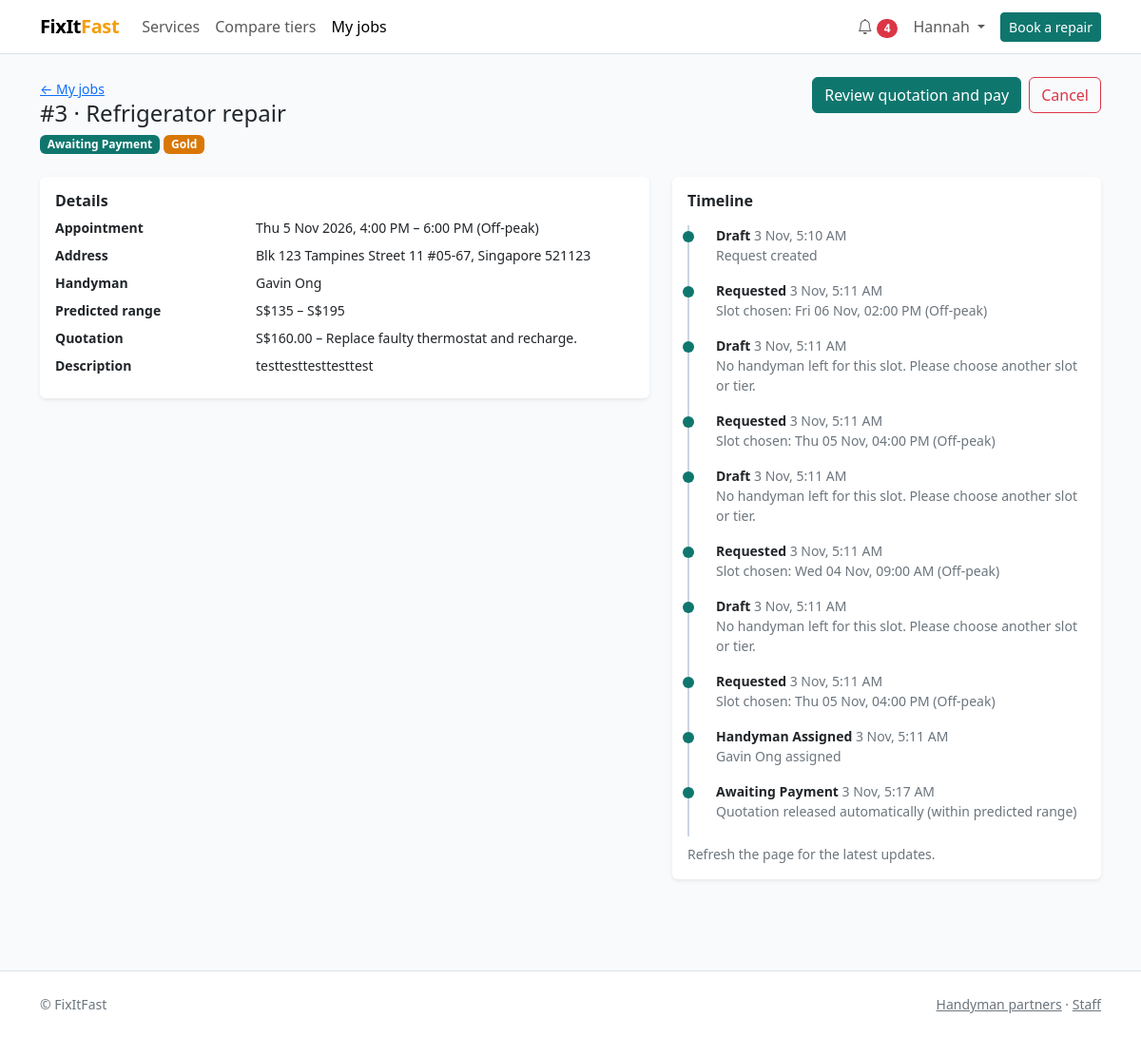
The app's page /jobs/3/ (signed in) with its own data.
### accounts/models.py (models this page shows, shortened)
class User(AbstractUser):
    class Role(models.TextChoices):
        HOMEOWNER = 'HOMEOWNER', 'Homeowner'
        HANDYMAN = 'HANDYMAN', 'Handyman'
        EMPLOYEE = 'EMPLOYEE', 'Employee'
        MANAGER = 'MANAGER', 'Manager'
    email = models.EmailField(unique=True)
    mobile = models.CharField(max_length=20, blank=True)
    role = models.CharField(max_length=10, choices=Role.choices, default=Role.HOMEOWNER)
    is_deactivated = models.BooleanField(default=False)
    deactivation_reason = models.TextField(blank=True)

class Address(models.Model):
    homeowner = models.ForeignKey(User, on_delete=models.CASCADE, related_name='addresses')
    label = models.CharField(max_length=50, help_text='e.g. Home, Mum\'s flat')
    street = models.CharField(max_length=200)
    unit = models.CharField(max_length=20, blank=True)
    postal_code = models.CharField(max_length=6)
    planning_region = models.CharField(max_length=10, choices=PlanningRegion.choices)
    is_default = models.BooleanField(default=False)
    class Meta:
        verbose_name_plural = 'addresses'
    def __str__(self):
        unit = f' {self.unit}' if self.unit else ''
        return f'{self.street}{unit}, Singapore {self.postal_code}'

### jobs/models.py (models this page shows, shortened)
class Job(models.Model):
    class Status(models.TextChoices):
        DRAFT = 'DRAFT', 'Draft'
        REQUESTED = 'REQUESTED', 'Requested'
        HANDYMAN_ASSIGNED = 'ASSIGNED', 'Handyman Assigned'
        QUOTATION_PENDING = 'QUOTE_PENDING', 'Quotation Pending'
        QUOTATION_UNDER_REVIEW = 'QUOTE_REVIEW', 'Quotation Under Review'
        AWAITING_PAYMENT = 'AWAITING_PAYMENT', 'Awaiting Payment'
        SCHEDULED = 'SCHEDULED', 'Scheduled'
        ON_THE_WAY = 'ON_THE_WAY', 'On the Way'
        IN_PROGRESS = 'IN_PROGRESS', 'In Progress'
        COMPLETED = 'COMPLETED', 'Completed'
        CANCELLED = 'CANCELLED', 'Cancelled'
        DECLINED = 'DECLINED', 'Declined'
    homeowner = models.ForeignKey(User, on_delete=models.PROTECT, related_name='jobs')
    job_type = models.ForeignKey(JobType, on_delete=models.PROTECT, related_name='jobs')
    address = models.ForeignKey(Address, on_delete=models.PROTECT, related_name='jobs')
    description = models.TextField()
    tier = models.CharField(max_length=10, choices=Tier.choices, blank=True)
    status = models.CharField(max_length=16, choices=Status.choices, default=Status.DRAFT)
    slot_start = models.DateTimeField(null=True, blank=True)
    slot_end = models.DateTimeField(null=True, blank=True)
    timing_band = models.CharField(max_length=10, choices=TimingBand.choices, blank=True)
    planning_region = models.CharField(max_length=10, choices=PlanningRegion.choices, blank=True)
    price_p10 = models.DecimalField(max_digits=8, decimal_places=2, null=True, blank=True)
    price_p50 = models.DecimalField(max_digits=8, decimal_places=2, null=True, blank=True)
    price_p90 = models.DecimalField(max_digits=8, decimal_places=2, null=True, blank=True)
    model_version = models.CharField(max_length=30, blank=True)
    handyman = models.ForeignKey(
        HandymanProfile, on_delete=models.PROTECT, null=True, blank=True, related_name='jobs')
    quote_deadline = models.DateTimeField(null=True, blank=True)
    service_fee_waived = models.BooleanField(default=False)
    created_at = models.DateTimeField(auto_now_add=True)
    requested_at = models.DateTimeField(null=True, blank=True)
    matched_at = models.DateTimeField(null=True, blank=True)    # launch measure: matched within 24h
    completed_at = models.DateTimeField(null=True, blank=True)  # handyman marked Completed
    confirmed_at = models.DateTimeField(null=True, blank=True)  # homeowner confirmed; warranty starts
    warranty_ends_at = models.DateTimeField(null=True, blank=True)
    cancellation_reason = models.TextField(blank=True)
    problem_note = models.TextField(blank=True)
    class Meta:
        ordering = ['-created_at']
    ACTIVE_STATUSES = [
        Status.HANDYMAN_ASSIGNED, Status.QUOTATION_PENDING, Status.QUOTATION_UNDER_REVIEW,
        Status.AWAITING_PAYMENT, Status.SCHEDULED, Status.ON_THE_WAY, Status.IN_PROGRESS,
    ]
    CLOSED_STATUSES = [Status.COMPLETED, Status.CANCELLED, Status.DECLINED]
    @property
    def is_paid(self):
        return self.ledger.filter(entry_type=LedgerEntry.EntryType.QUOTATION_HELD).exists()
    @property
    def can_cancel(self):
        return self.status not in self.CLOSED_STATUSES + [
            self.Status.IN_PROGRESS, self.Status.DRAFT]
    @property
    def accepted_quotation(self):
        return self.quotations.filter(status=Quotation.Status.ACCEPTED).first()
    @property
    def released_quotation(self):
        return self.quotations.filter(status=Quotation.Status.RELEASED).first()
    @property
    def warranty_active(self):
        from django.utils import timezone
        return bool(self.warranty_ends_at and timezone.now() <= self.warranty_ends_at)

class Quotation(models.Model):
    class Status(models.TextChoices):
        UNDER_REVIEW = 'UNDER_REVIEW', 'Under review'
        RETURNED = 'RETURNED', 'Returned to handyman'
        RELEASED = 'RELEASED', 'Released to homeowner'
        ACCEPTED = 'ACCEPTED', 'Accepted and paid'
        REJECTED = 'REJECTED', 'Rejected by homeowner'
    job = models.ForeignKey(Job, on_delete=models.CASCADE, related_name='quotations')
    handyman = models.ForeignKey(HandymanProfile, on_delete=models.PROTECT, related_name='quotations')
    amount = models.DecimalField(max_digits=8, decimal_places=2)
    work_description = models.TextField()
    justification = models.TextField(blank=True, help_text='Required when outside the predicted range')
    status = models.CharField(max_length=12, choices=Status.choices)
    auto_released = models.BooleanField(default=False)
    reviewed_by = models.ForeignKey(User, on_delete=models.SET_NULL, null=True, blank=True, related_name='+')
    reviewed_at = models.DateTimeField(null=True, blank=True)
    review_note = models.TextField(blank=True)
    created_at = models.DateTimeField(auto_now_add=True)
    class Meta:
        ordering = ['-created_at']

class JobStatusEvent(models.Model):
    job = models.ForeignKey(Job, on_delete=models.CASCADE, related_name='events')
    status = models.CharField(max_length=16, choices=Job.Status.choices)
    note = models.CharField(max_length=255, blank=True)
    actor = models.ForeignKey(User, on_delete=models.SET_NULL, null=True, blank=True, related_name='+')
    created_at = models.DateTimeField(auto_now_add=True)
    class Meta:
        ordering = ['created_at']

### catalogue/models.py (models this page shows, shortened)
class JobType(models.Model):
    category = models.ForeignKey(Category, on_delete=models.PROTECT, related_name='job_types')
    name = models.CharField(max_length=100, unique=True)
    description = models.TextField(blank=True)
    min_tier = models.CharField(max_length=10, choices=Tier.choices, default=Tier.STANDARD)
    licence_required = models.BooleanField(default=False)
    is_active = models.BooleanField(default=False)
    class Meta:
        ordering = ['category__name', 'name']
    def __str__(self):
        return self.name

### handymen/models.py (models this page shows, shortened)
class HandymanProfile(models.Model):
    class ApplicationStatus(models.TextChoices):
        PENDING = 'PENDING', 'Pending'
        APPROVED = 'APPROVED', 'Approved'
        REJECTED = 'REJECTED', 'Rejected'
    user = models.OneToOneField(settings.AUTH_USER_MODEL, on_delete=models.CASCADE, related_name='handyman')
    photo = models.ImageField(upload_to='handymen/photos/', blank=True)
    bio = models.TextField(blank=True)
    years_experience = models.PositiveSmallIntegerField(default=0)
    job_types = models.ManyToManyField(JobType, related_name='handymen', blank=True)
    tier = models.CharField(max_length=10, choices=Tier.choices, default=Tier.STANDARD)
    application_status = models.CharField(
        max_length=10, choices=ApplicationStatus.choices, default=ApplicationStatus.PENDING)
    rejection_reason = models.TextField(blank=True)
    approved_at = models.DateTimeField(null=True, blank=True)
    approved_by = models.ForeignKey(
        settings.AUTH_USER_MODEL, on_delete=models.SET_NULL, null=True, blank=True, related_name='+')
    is_suspended = models.BooleanField(default=False)
    suspension_reason = models.TextField(blank=True)
    created_at = models.DateTimeField(auto_now_add=True)

### storefront/views.py (the view)
# urls.py: path('jobs/<int:pk>/', views.job_detail, name='job_detail'),
@homeowner_required
def job_detail(request, pk):
    job = get_object_or_404(Job.objects.select_related('job_type', 'handyman__user', 'address'),
                            pk=pk, homeowner=request.user)
    return render(request, 'storefront/job_detail.html', {
        'job': job,
        'events': job.events.all(),
        'photos': job.photos.all(),
        'parts': job.parts.all(),
        'quote': job.accepted_quotation or job.released_quotation,
        'claims': job.claims.all(),
        'summary': services.payment_summary(job),
        'can_claim': services.can_claim(job),
        'pending_parts': job.parts.filter(homeowner_decision=PartLine.HomeownerDecision.PENDING),
        'continue_booking': job.status in (Status.DRAFT, Status.REQUESTED, Status.AWAITING_PAYMENT),
    })

### storefront/templates/storefront/job_detail.html (shortened to what this page needs)
{% extends 'storefront/base.html' %}
{% load fixitfast %}
{% block content %}
<div class="d-flex flex-wrap justify-content-between align-items-start gap-2 mb-4">
  <div>
    <a class="small" href="{% url 'storefront:jobs' %}">&larr; My jobs</a>
    <h1 class="h4 mb-1">#{{ job.pk }} · {{ job.job_type }}</h1>
    <div>{% status_badge job.status job.get_status_display %} {% tier_badge job.tier %}</div>
  </div>
  <div class="d-flex gap-2 flex-wrap">
    {% if continue_booking %}<a class="btn btn-primary" href="{% if job.status == 'AWAITING_PAYMENT' %}{% url 'storefront:quotation' job.pk %}{% elif job.status == 'REQUESTED' %}{% url 'storefront:recommendation' job.pk %}{% elif job.tier %}{% url 'storefront:choose_slot' job.pk %}{% else %}{% url 'storefront:choose_tier' job.pk %}{% endif %}">{% if job.status == 'AWAITING_PAYMENT' %}Review quotation and pay{% else %}Continue booking{% endif %}</a>{% endif %}
    {% if job.can_cancel or job.status == 'DRAFT' %}<a class="btn btn-outline-danger" href="{% url 'storefront:cancel_job' job.pk %}">Cancel</a>{% endif %}
  </div>
</div>
<div class="row g-4">
  <div class="col-lg-7">
    <div class="card border-0 shadow-sm mb-4"><div class="card-body">
      <h2 class="h6 fw-semibold">Details</h2>
      <dl class="row small mb-0">
        <dt class="col-sm-4">Appointment</dt>
        <dd class="col-sm-8">{% if job.slot_start %}{{ job.slot_start|date:"D j M Y, g:i A" }} – {{ job.slot_end|time:"g:i A" }} ({{ job.timing_band }}){% else %}Not chosen{% endif %}</dd>
        <dt class="col-sm-4">Address</dt><dd class="col-sm-8">{{ job.address }}</dd>
        <dt class="col-sm-4">Handyman</dt><dd class="col-sm-8">{{ job.handyman.user.get_full_name|default:"Not assigned yet" }}</dd>
        {% if job.price_p10 %}<dt class="col-sm-4">Predicted range</dt><dd class="col-sm-8">{{ job.price_p10|whole_money }} – {{ job.price_p90|whole_money }}</dd>{% endif %}
        {% if quote %}<dt class="col-sm-4">Quotation</dt><dd class="col-sm-8">{{ quote.amount|money }} – {{ quote.work_description }}</dd>{% endif %}
        <dt class="col-sm-4">Description</dt><dd class="col-sm-8">{{ job.description|linebreaksbr }}</dd>
      </dl>
    </div></div>
  </div>
  <div class="col-lg-5">
    <div class="card border-0 shadow-sm mb-4"><div class="card-body">
      <h2 class="h6 fw-semibold mb-3">Timeline</h2>
      <ul class="timeline small mb-0">
        {% for event in events %}
          <li><strong>{{ event.get_status_display }}</strong> <span class="text-secondary">{{ event.created_at|date:"j M, g:i A" }}</span>
            {% if event.note %}<div class="text-secondary">{{ event.note }}</div>{% endif %}</li>
        {% endfor %}
      </ul>
      <p class="small text-secondary mt-2 mb-0">Refresh the page for the latest updates.</p>
    </div></div>
  </div>
</div>
{% endblock %}

### storefront/templates/storefront/base.html (shortened to what this page needs)
{% extends 'base.html' %}
{% block navbar %}
<nav class="navbar navbar-expand-lg bg-white border-bottom">
  <div class="container">
    <a class="navbar-brand brand" href="{% url 'storefront:home' %}">FixIt<span class="accent">Fast</span></a>
    <div class="collapse navbar-collapse" id="storeNav">
      {% with url_name=request.resolver_match.url_name %}
      <ul class="navbar-nav me-auto">
        <li class="nav-item"><a class="nav-link {% if url_name == 'services' %}active{% endif %}" href="{% url 'storefront:services' %}">Services</a></li>
        <li class="nav-item"><a class="nav-link {% if url_name == 'tiers' %}active{% endif %}" href="{% url 'storefront:tiers' %}">Compare tiers</a></li>
        {% if user.is_authenticated and user.role == 'HOMEOWNER' %}
          <li class="nav-item"><a class="nav-link {% if url_name == 'jobs' or url_name == 'job_detail' %}active{% endif %}" href="{% url 'storefront:jobs' %}">My jobs</a></li>
        {% endif %}
      </ul>
      {% endwith %}
      <ul class="navbar-nav align-items-lg-center">
        {% if user.is_authenticated and user.role == 'HOMEOWNER' %}
          <li class="nav-item">
            <a class="nav-link position-relative" href="{% url 'storefront:notifications' %}" aria-label="Notifications">
              <i class="bi bi-bell"></i>
              {% if unread_notifications %}
                <span class="badge rounded-pill bg-danger">{{ unread_notifications }}</span>
              {% endif %}
            </a>
          </li>
          <li class="nav-item dropdown">
            <a class="nav-link dropdown-toggle" href="#" role="button" data-bs-toggle="dropdown" aria-expanded="false">
              {{ user.first_name|default:user.email }}
            </a>
          </li>
        {% else %}
          <li class="nav-item"><a class="nav-link" href="{% url 'storefront:login' %}">Sign in</a></li>
          <li class="nav-item"><a class="nav-link" href="{% url 'storefront:register' %}">Register</a></li>
        {% endif %}
        <li class="nav-item ms-lg-2"><a class="btn btn-primary btn-sm" href="{% url 'storefront:job_request' %}">Book a repair</a></li>
      </ul>
    </div>
  </div>
</nav>
{% endblock %}
{% block footer %}
<footer class="border-top bg-white py-4 mt-5 no-print">
  <div class="container d-flex flex-wrap justify-content-between small text-secondary gap-2">
    <span>&copy; FixItFast</span>
    <span>
      <a href="{% url 'partner:login' %}" class="text-secondary">Handyman partners</a>
      &middot;
      <a href="{% url 'adminpanel:login' %}" class="text-secondary">Staff</a>
    </span>
  </div>
</footer>
{% endblock %}

### records on screen
User: first_name "Hannah"
Job: pk "3", job_type "Refrigerator repair", status "Awaiting Payment", tier "Gold", slot_start "Thu 5 Nov 2026, 4:00 PM", slot_end "6:00 PM", timing_band "Off-peak", address "Blk 123 Tampines Street 11 #05-67, Singapore 521123", handyman.user.get_full_name "Gavin Ong", price_p10|whole_money "S$135", price_p90|whole_money "S$195", description "testtesttesttesttest"
Quotation: amount "S$160.00", work_description "Replace faulty thermostat and recharge."
JobStatusEvent: status "Draft", created_at "3 Nov, 5:10 AM", note "Request created"
JobStatusEvent: status "Requested", created_at "3 Nov, 5:11 AM", note "Slot chosen: Fri 06 Nov, 02:00 PM (Off-peak)"
JobStatusEvent: status "Draft", created_at "3 Nov, 5:11 AM", note "No handyman left for this slot. Please choose another slot or tier."
JobStatusEvent: status "Requested", created_at "3 Nov, 5:11 AM", note "Slot chosen: Thu 05 Nov, 04:00 PM (Off-peak)"
JobStatusEvent: status "Draft", created_at "3 Nov, 5:11 AM", note "No handyman left for this slot. Please choose another slot or tier."
JobStatusEvent: status "Requested", created_at "3 Nov, 5:11 AM", note "Slot chosen: Wed 04 Nov, 09:00 AM (Off-peak)"
JobStatusEvent: status "Draft", created_at "3 Nov, 5:11 AM", note "No handyman left for this slot. Please choose another slot or tier."
JobStatusEvent: status "Requested", created_at "3 Nov, 5:11 AM", note "Slot chosen: Thu 05 Nov, 04:00 PM (Off-peak)"
JobStatusEvent: status "Handyman Assigned", created_at "3 Nov, 5:11 AM", note "Gavin Ong assigned"
JobStatusEvent: status "Awaiting Payment", created_at "3 Nov, 5:17 AM", note "Quotation released automatically (within predicted range)"

### other values on screen
{{ unread_notifications }} "4"
